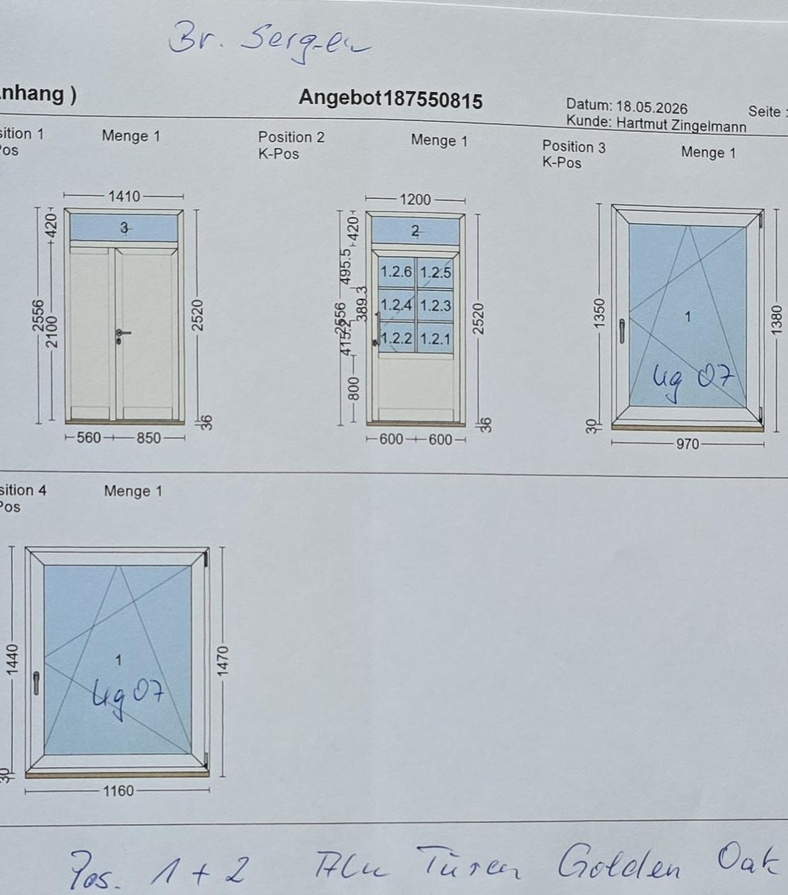
#> input picture samples/geometry_region.jpg, 788 x 895 px, shrunk from 1114 x 1265 before the run
$ python -i image_preprocess.py   (imports and definitions only)
#> lines starting #> are read from the running program, lines starting #| are printed output that depends on the picture
from PIL import Image
from PIL import ImageFilter
from PIL import ImageOps


def preprocess_image(
    image_path: str,

    output_path: str
):

#> called with image_path = '../../../samples/geometry_region.jpg', output_path = 'out.png'
    image = Image.open(
        image_path
    )
#> image is the input picture: PIL image 788x895 RGB; mean R, G, B 184.6, 191.5, 198.3


    image = image.convert(
        "L"
    )
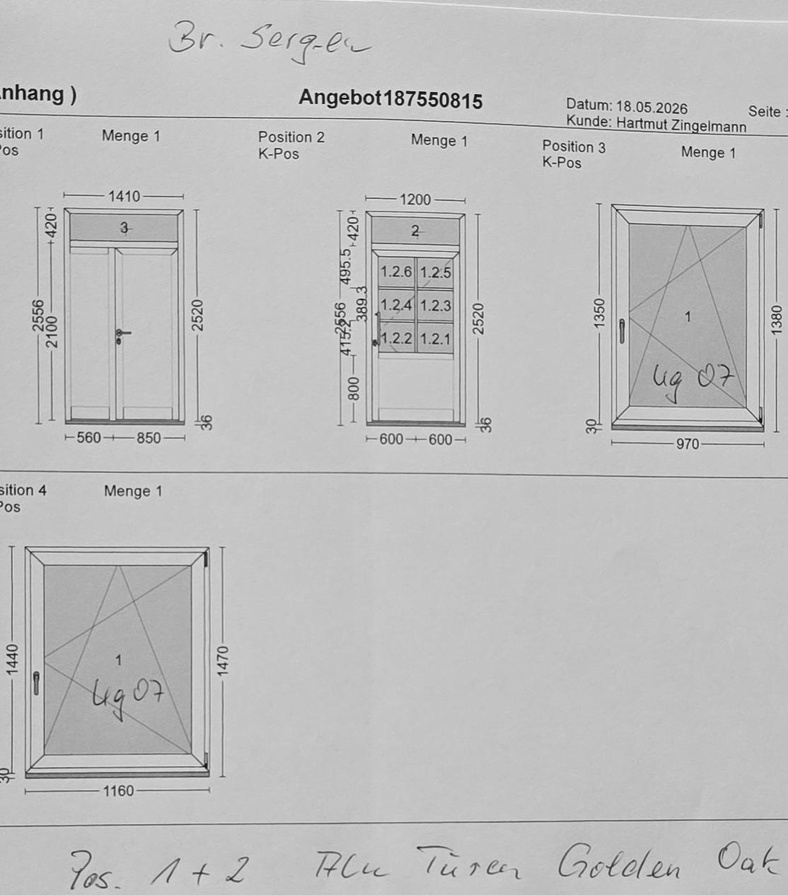
#> image: PIL image 788x895 L; min 0, max 252, mean 190.3


    image = ImageOps.autocontrast(
        image
    )


    image = image.filter(
        ImageFilter.SHARPEN
    )


    threshold = 160


    image = image.point(

        lambda p:

        255

        if p > threshold

        else 0
    )
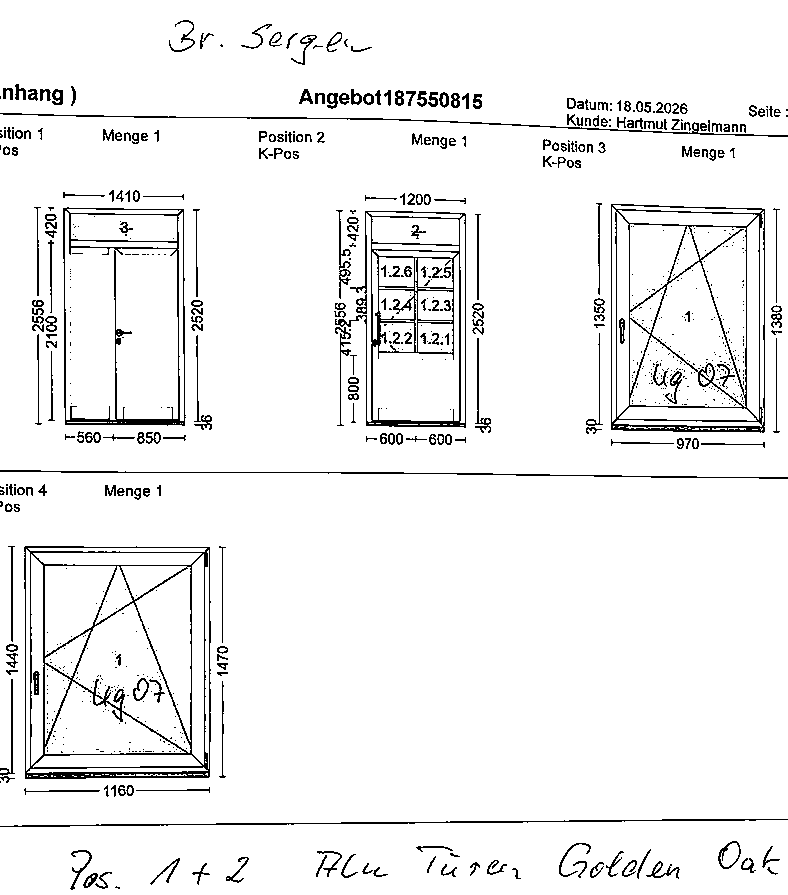
#> image: PIL image 788x895 L; 94.5% white; black in thin lines or dots


    image.save(
        output_path
    )


    return output_path

>>> result = preprocess_image('../../../samples/geometry_region.jpg', 'out.png')

$ run again, on samples/zapytanie1.jpg
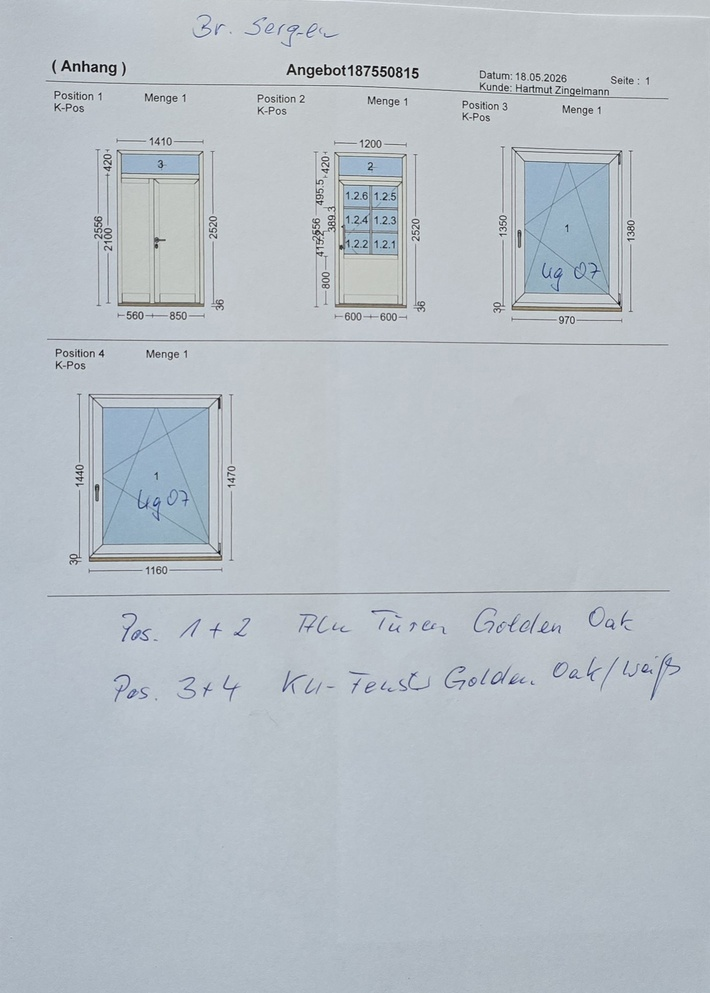
#> input picture samples/zapytanie1.jpg, 710 x 993 px, shrunk from 1392 x 1946 before the run
#> in preprocess_image, image is the input picture: PIL image 710x993 RGB; mean R, G, B 183.1, 190.9, 198.1
#> in preprocess_image, `image = image.convert( "L" )`:
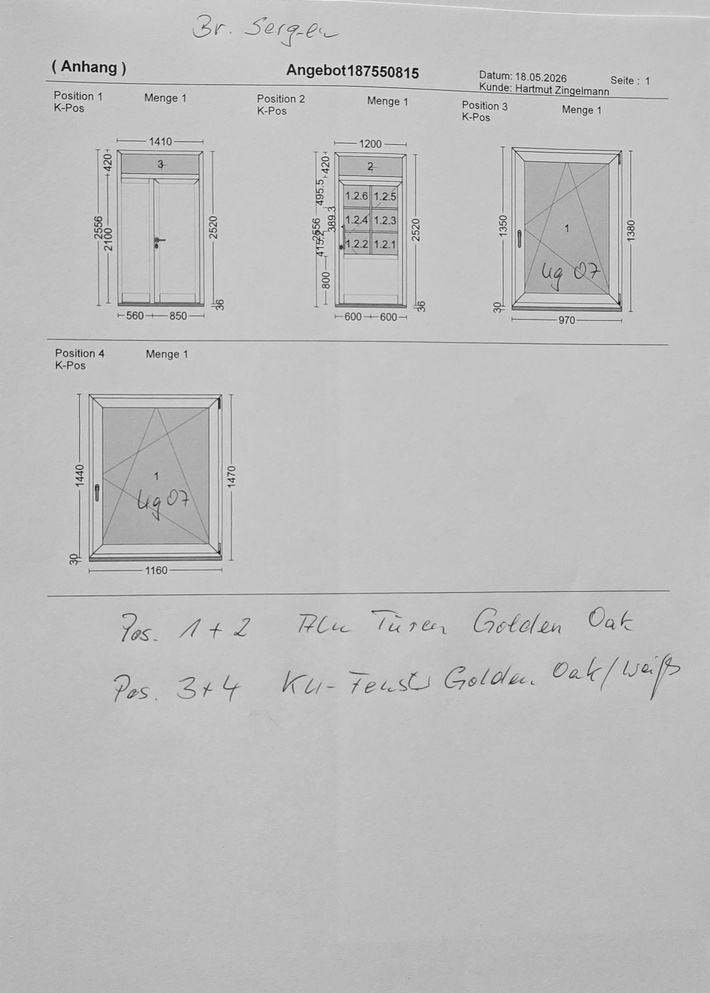
#> image: PIL image 710x993 L; min 2, max 255, mean 189.4
#> in preprocess_image, `image = image.point(  lambda p:  255  if p > threshold  else 0 )`:
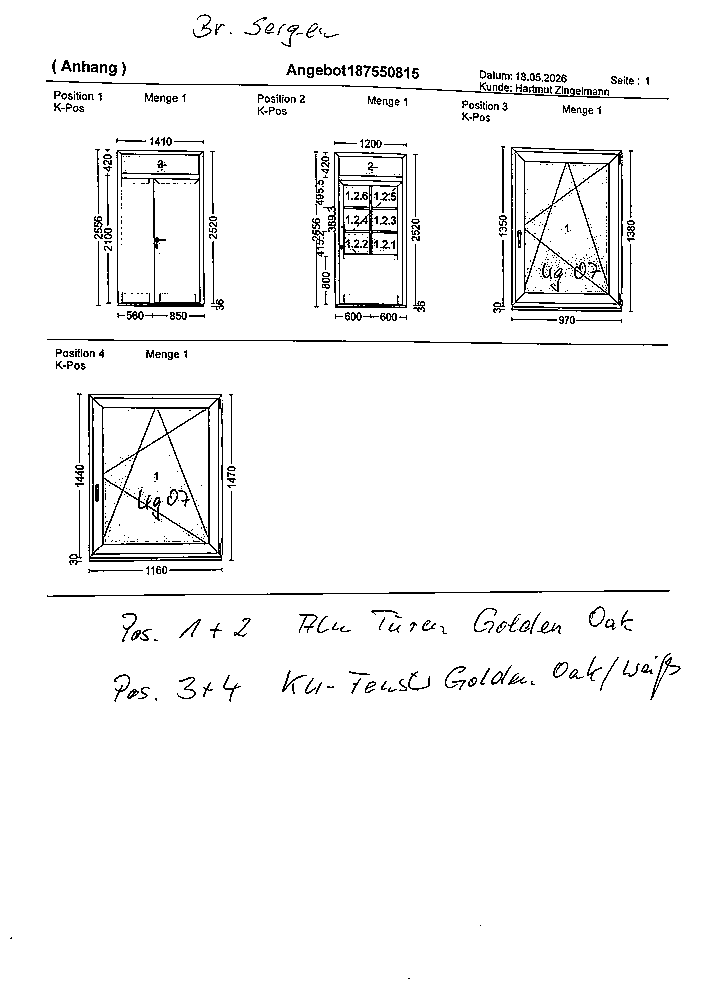
#> image: PIL image 710x993 L; 96.3% white; black in thin lines or dots
